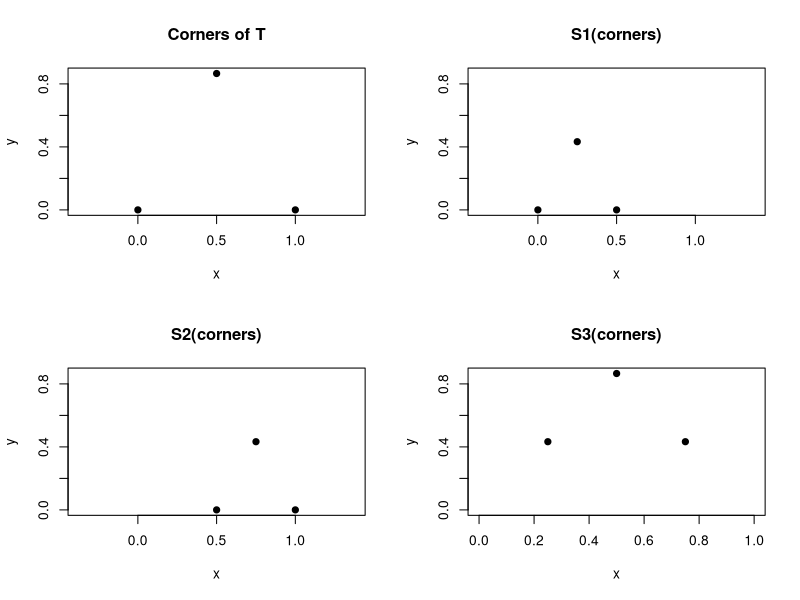
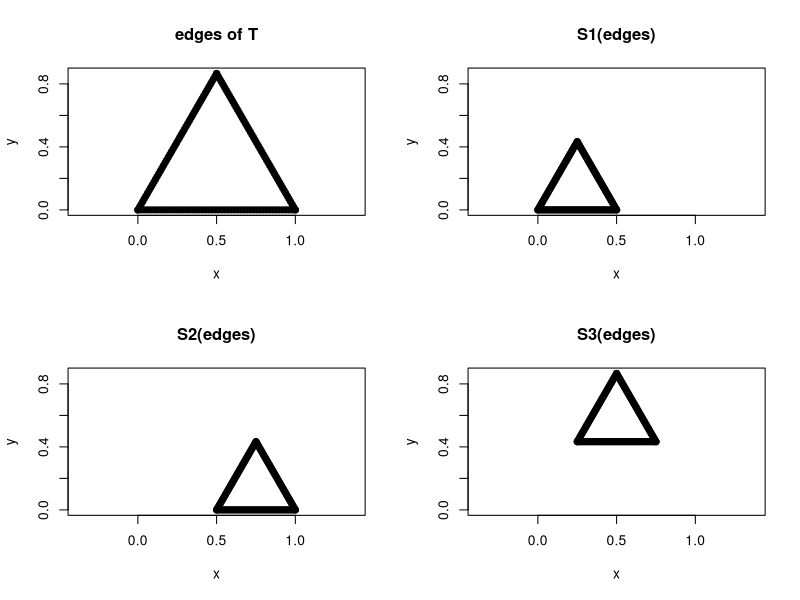
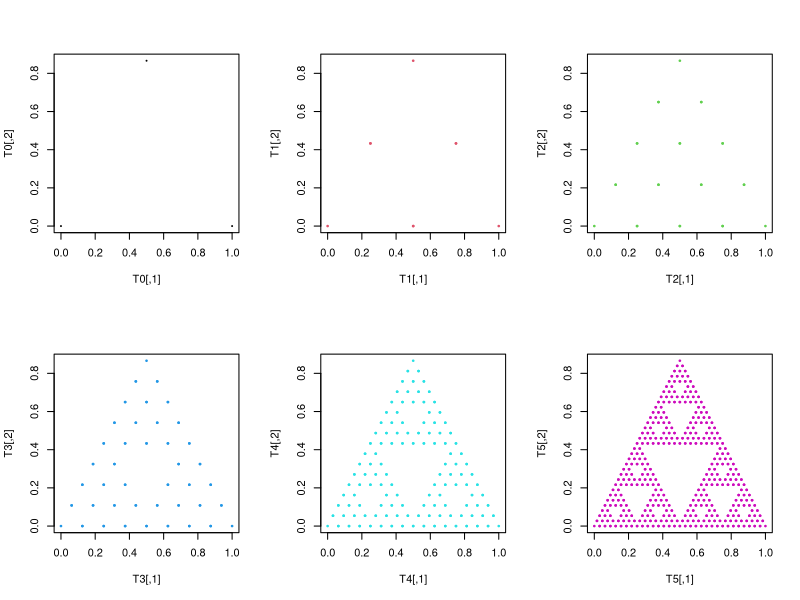
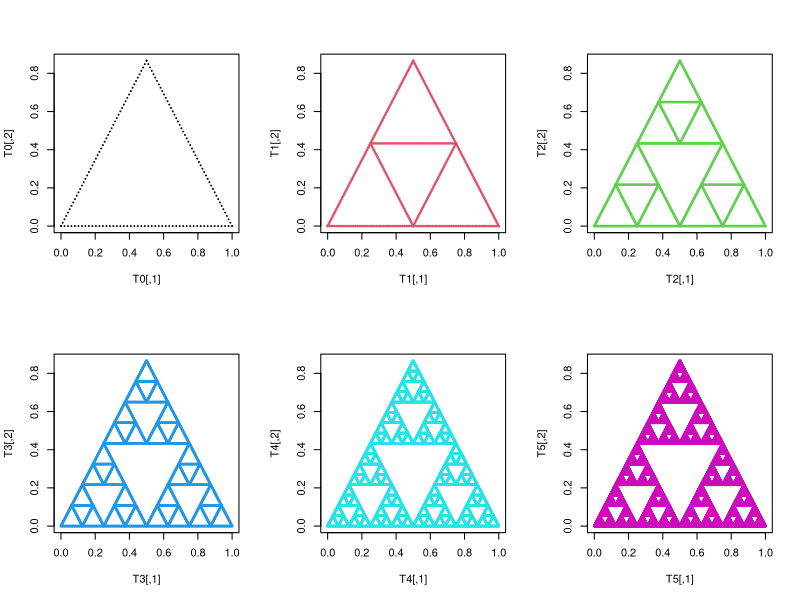
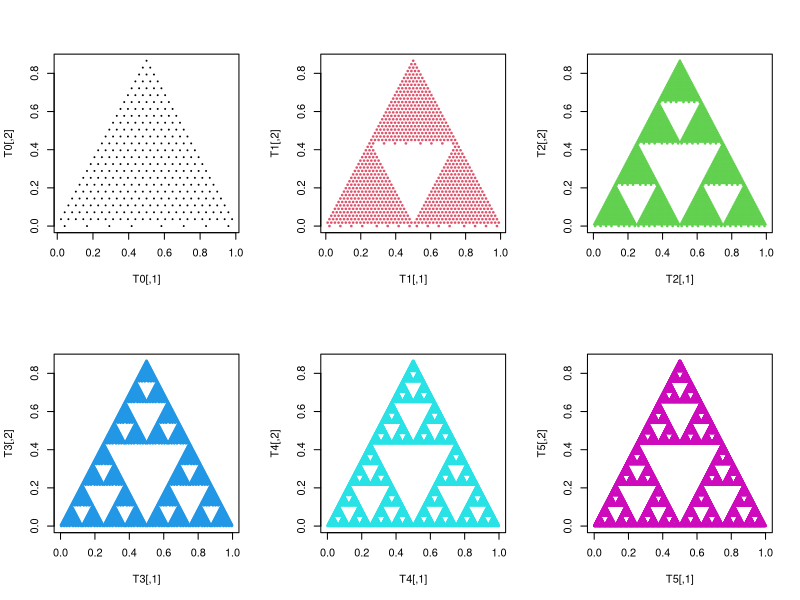

These figures' R source, in order:
###########################
# sierpinski triangle
###########################

# The three corners
corners_T <- matrix(c(0, 0,  1, 0,  0.5, sqrt(3)/2), ncol = 2, byrow = TRUE)
corners_T #each rows are vertices of triangle
# Three functions
S1 <- function(point) point/ 2 + corners_T[1, ]/2 #(x+p)/2
S2 <- function(point) point/2 + corners_T[2, ]/2 #(x+q)/2
S3 <- function(point) point/2 + corners_T[3, ]/2 #(x+r)/2
S1(c(0,0))
S2(c(0,0))
S3(c(0,0))
# Short code to apply functions to multiple points
#apply fn will apply a fn to every row of input matrix 1..row 2..column
S1_set <- function(points) t(apply(points, 1, S1)) #t..transpose to keep same dimension
S2_set <- function(points) t(apply(points, 1, S2))
S3_set <- function(points) t(apply(points, 1, S3))
####################################################

S1 <- function(point) point/ 2
S1(c(0,0))


## Q1(a)
### Mapping corners of T
S1_corner <- S1_set(corners_T) #applies S1 on the set of corners 
S2_corner <- S2_set(corners_T) #applies S2 on the set of corners 
S3_corner <- S3_set(corners_T) #applies S3 on the set of corners 
S1_corner
S2_corner
S3_corner
par(mfrow = c(2,2))
plot(corners_T, pch = 19, 
     xlab = "x", ylab = "y",  main = "Corners of T", asp = 1)

plot(corners_T, pch = 19, xlab = "x", ylab = "y", 
     main = "S1(corners)", type = "n", asp = 1)
points(S1_corner, pch = 19)

plot(corners_T, pch = 19, xlab = "x", ylab = "y", 
     main = "S2(corners)", type = "n", asp = 1)
points(S2_corner, pch = 19)

plot(corners_T, pch = 19, xlab = "x", ylab = "y",
     main = "S3(corners)", type = "n")
points(S3_corner, pch = 19)


### Mapping edges of T
## Question 1 (b)

#################################
# creating useful subsets of T
# edges

## a function that obtain points on a line
#a is the first point on the line
#b is the second point on the line
points_on_line <- function(a, b)
{
  lam <- seq(0, 1, length = 50)
  #for every value of lam find lam*a+(1-lam)*b
  t(sapply(lam, function(l) l*a + (1-l)*b))
}

# get points on each edge
l1 <- points_on_line(corners_T[1,], corners_T[2, ]) #p and q as inputs, line connecting p and q
l2 <- points_on_line(corners_T[1,], corners_T[3, ]) #p and r as inputs
l3 <- points_on_line(corners_T[2,], corners_T[3, ]) #q and r  as inputs
edges_T <- rbind(l1, l2, l3) #combining all the 150 set of coordinates that are the boundary of triangle

#################################
# Write your code for Q1 (b) below
S1_edges <- S1_set(edges_T) #applies S1 on the set of corners 
S2_edges <- S2_set(edges_T) #applies S2 on the set of corners 
S3_edges <- S3_set(edges_T) #applies S3 on the set of corners 

par(mfrow = c(2,2))
plot(edges_T, pch = 19, 
     xlab = "x", ylab = "y",  main = "edges of T", asp = 1)

plot(edges_T, pch = 19, xlab = "x", ylab = "y", 
     main = "S1(edges)", type = "n", asp = 1)
points(S1_edges, pch = 19)

plot(edges_T, pch = 19, xlab = "x", ylab = "y", 
     main = "S2(edges)", type = "n", asp = 1)
points(S2_edges, pch = 19)

plot(edges_T, pch = 19, xlab = "x", ylab = "y",
     main = "S3(edges)", type = "n",asp=1) #asp for good proportion
points(S3_edges, pch = 19)

#union of sets..rbind

# Q2
##########################
## Creating the iterative function
iterative_func <- function(set) rbind(S1_set(set), S2_set(set), S3_set(set))
#to calculate Tn=S1(Tn-1)unionS2(Tn-1)unionS3(Tn-1)
## Q 2(a)
T0 <- corners_T         # change this to edges and points
# next find T1, T2, T3, T4, T5
T1<-iterative_func(T0)
#T1.. dim of T1 9x2 since it binds 3 sets of 3x2 matrices
T2<-iterative_func(T1)
T3<-iterative_func(T2)
T4<-iterative_func(T3)
T5<-iterative_func(T4)

par(mfrow = c(2,3))
plot(T0, pch = 20, cex = .1)  
plot(T1, col = 2, pch = 20, cex = .5)  
plot(T2, col = 3, pch = 20, cex = .5)  
plot(T3, col = 4, pch = 20, cex = .5)  
plot(T4, col = 5, pch = 20, cex = .5)  
plot(T5, col = 6, pch = 20, cex = .5)  


## Write code for Q2 (c)
T0 <- edges_T         # change this to edges and points
# next find T1, T2, T3, T4, T5
T1<-iterative_func(T0)
#T1.. dim of T1 9x2 since it binds 3 sets of 3x2 matrices
T2<-iterative_func(T1)
T3<-iterative_func(T2)
T4<-iterative_func(T3)
T5<-iterative_func(T4)

par(mfrow = c(2,3))
plot(T0, pch = 20, cex = .1)  
plot(T1, col = 2, pch = 20, cex = .5)  
plot(T2, col = 3, pch = 20, cex = .5)  
plot(T3, col = 4, pch = 20, cex = .5)  
plot(T4, col = 5, pch = 20, cex = .5)  
plot(T5, col = 6, pch = 20, cex = .5)  


## Q2 (d)
################################
### Grid of points in T
# Function that fills the points between three points
filling_T <- function(a, b, c)
{
  points <- NULL
  lam1 <- seq(0, 1, length = 25)
  lam2 <- seq(0, 1, length = 25)
  for(l1 in lam1)
  {
    for(l2 in lam2)
    {
      if(l1 + l2 < 1) points <- rbind(points, l1*a + l2*b + (1 - l1 - l2)*c)
    }
  }
  points
}

# calling the function for the corners
points_T <- filling_T(corners_T[1,], corners_T[2, ], corners_T[3, ])

#################################

## Write code for  Q2 (d)

T0 <- points_T         # change this to edges and points
# next find T1, T2, T3, T4, T5
T1<-iterative_func(T0)
#T1.. dim of T1 9x2 since it binds 3 sets of 3x2 matrices
T2<-iterative_func(T1)
T3<-iterative_func(T2)
T4<-iterative_func(T3)
T5<-iterative_func(T4)

par(mfrow = c(2,3))
plot(T0, pch = 20, cex = .1)  
plot(T1, col = 2, pch = 20, cex = .5)  
plot(T2, col = 3, pch = 20, cex = .5)  
plot(T3, col = 4, pch = 20, cex = .5)  
plot(T4, col = 5, pch = 20, cex = .5)  
plot(T5, col = 6, pch = 20, cex = .5) 





#######################################
# Question 3 (a)

# Make a function that does the transformation
# x is a vector
# h > 0
# centroid is a vector
# theta is in radians!!!
affine_map <- function(x, h, centroid, theta)
{
  # write your function here
  #M(x y)=(x y)+(-1/2 -1/2(root3))

}



# Question 3(b)


?sample
sample(1:4,size = 1, prob= c(1,1,1,1)/4)

sample(1:4,size = 1, prob= c(1,0,3,0)/4)





sample(1:4,size = 1, prob= c(1,0,0,3)/4)
